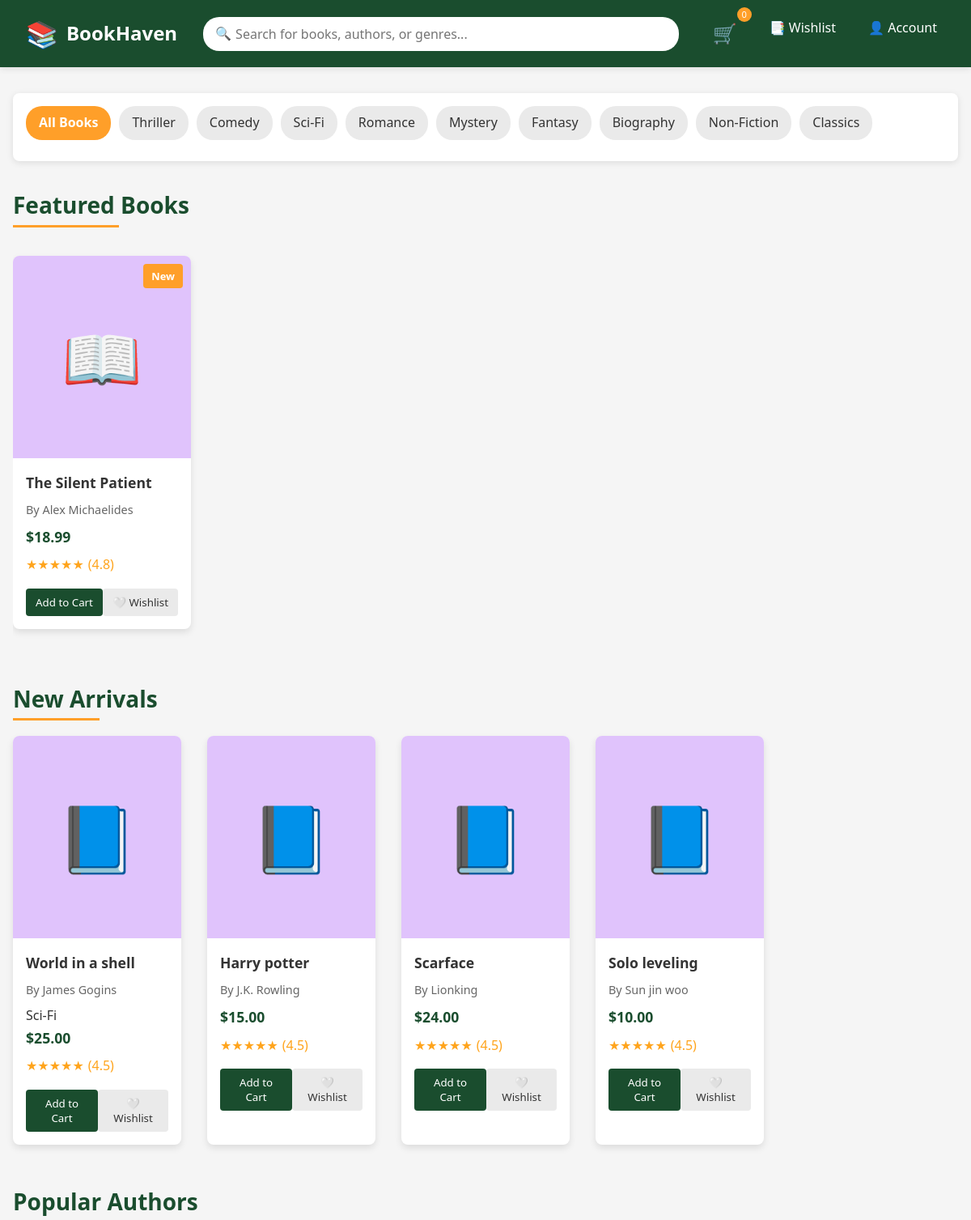
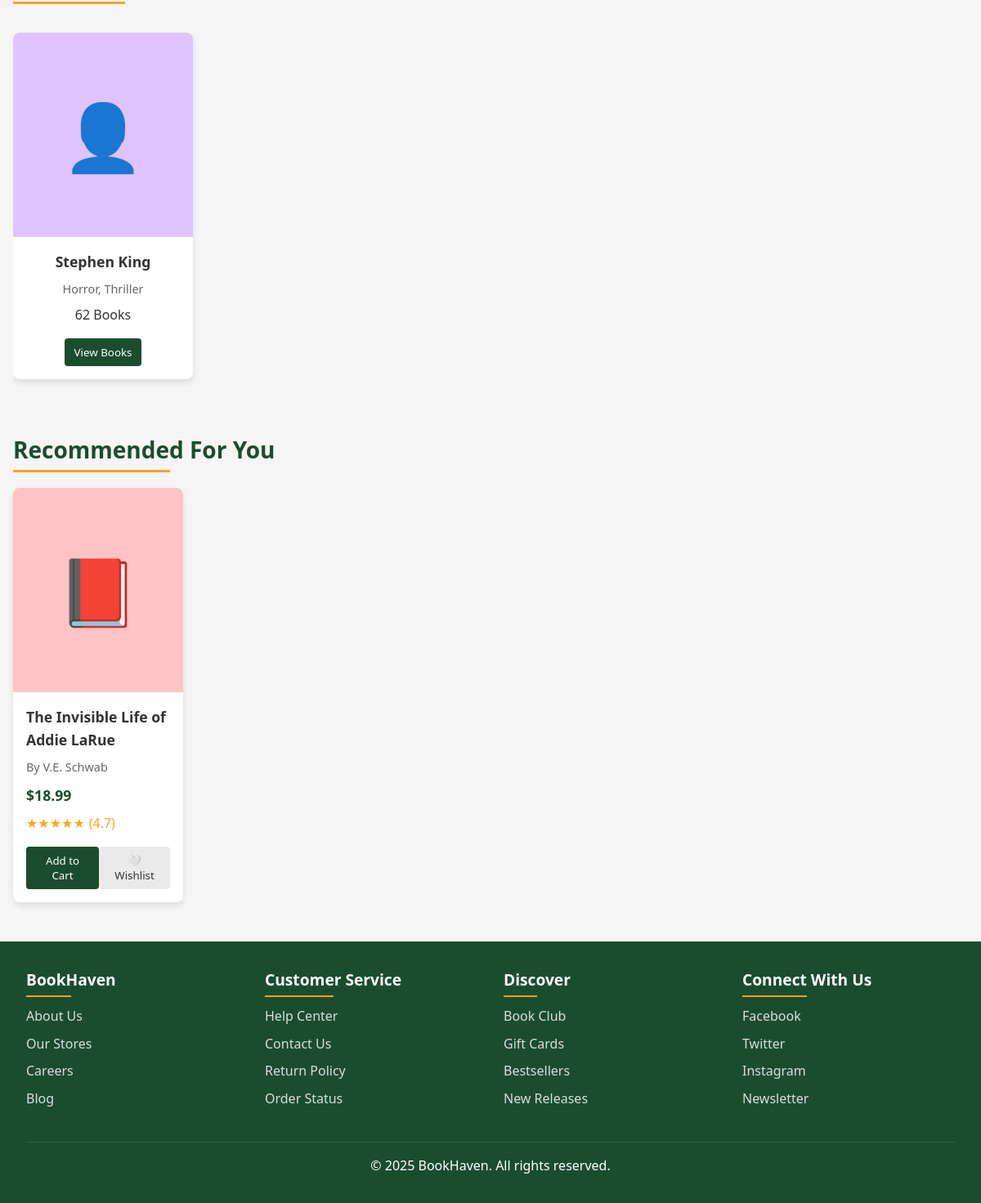
Page /customer on the committed database (2 pictures, top to bottom).
### tables this page shows
CREATE TABLE book (id INTEGER PRIMARY KEY AUTOINCREMENT, title TEXT NOT NULL, author TEXT NOT NULL, genre TEXT, price REAL, stock INTEGER, description TEXT (100));

### app.py (the view)
@app.route('/customer')
def customer():
    conn = get_db_connection()
    books = conn.execute('SELECT * FROM book').fetchall()
    conn.close()
    return render_template('Customer.html', books=books)

### app.py (called while the page is built)
def get_db_connection():
    conn = sqlite3.connect(DATABASE)
    conn.row_factory = sqlite3.Row
    return conn

### templates/Customer.html (shortened to what this page needs)
<!DOCTYPE html>
<html lang="en">
<head>
    <header>
        <a href="#" class="logo">
            <span class="logo-icon">📚</span>
            <span>BookHaven</span>
        </a>
        <div class="search-bar">
            <span class="search-icon">🔍</span>
            <input type="text" placeholder="Search for books, authors, or genres...">
        </div>
        <div class="nav-links">
            <a href="/cart" class="cart-icon">
                🛒
                <span class="cart-count">3</span>
            </a>
            <a href="/wishlist">📑 Wishlist</a>
            <a href="#">👤 Account</a>
        </div>
    </header>
    <div class="container">
        <nav class="category-nav">
            <ul class="category-tabs">
                <li class="category-tab active">All Books</li>
                <li class="category-tab">Thriller</li>
                <li class="category-tab">Comedy</li>
                <li class="category-tab">Sci-Fi</li>
                <li class="category-tab">Romance</li>
                <li class="category-tab">Mystery</li>
                <li class="category-tab">Fantasy</li>
                <li class="category-tab">Biography</li>
                <li class="category-tab">Non-Fiction</li>
                <li class="category-tab">Classics</li>
            </ul>
        </nav>
        <section class="featured-section">
            <h2 class="section-title">Featured Books</h2>
            <div class="featured-books">
                <div class="book-card featured-card">
                    <div class="book-cover" style="background-color: #e0c3fc;">
                        <span style="font-size: 80px;">📖</span>
                    </div>
                    <span class="badge">New</span>
                    <div class="book-details">
                        <h3 class="book-title">The Silent Patient</h3>
                        <p class="book-author">By Alex Michaelides</p>
                        <p class="book-price">$18.99</p>
                        <div class="book-rating">
                            <span class="rating-stars">★★★★★</span>
                            <span>(4.8)</span>
                        </div>
                        <div class="book-actions">
                            <button class="btn btn-primary">Add to Cart</button>
                            <button class="btn btn-secondary">♡</button>
                        </div>
                    </div>
                </div>
            </div>
        </section>
        <section class="category-section">
            <h2 class="section-title">New Arrivals</h2>
            <div class="book-grid">
                {% for book in books %}
                <div class="book-card">
                    <div class="book-cover" style="background-color: #e0c3fc;">
                        <span style="font-size: 80px;">📘</span>
                    </div>
                    <div class="book-details">
                        <h3 class="book-title">{{ book.title }}</h3>
                        <p class="book-author">By {{ book.author }}</p>
                        <p class="book-genre" {% if not loop.first %}style="display: none;"{% endif %}>{{ book.genre }}</p>
                        <p class="book-price">${{ "%.2f"|format(book.price) }}</p>
                        <div class="book-rating">
                            <span class="rating-stars">★★★★★</span>
                            <span>(4.5)</span>
                        </div>
                        <div class="book-actions">
                            <button class="btn btn-primary">Add to Cart</button>
                            <button class="btn btn-secondary">♡</button>
                        </div>
                    </div>
                </div>
                {% endfor %}
            </div>
        </section>
        <section class="featured-section">
            <h2 class="section-title">Popular Authors</h2>
            <div class="featured-books">
                <div class="book-card featured-card" style="text-align: center;">
                    <div class="book-cover" style="background-color: #e0c3fc; display: flex; justify-content: center; align-items: center;">
                        <span style="font-size: 80px;">👤</span>
                    </div>
                    <div class="book-details">
                        <h3 class="book-title">Stephen King</h3>
                        <p class="book-author">Horror, Thriller</p>
                        <p>62 Books</p>
                        <div class="book-actions" style="justify-content: center;">
                            <button class="btn btn-primary">View Books</button>
                        </div>
                    </div>
                </div>
        </section>
        <section class="category-section">
            <h2 class="section-title">Recommended For You</h2>
            <div class="book-grid">
                <div class="book-card">
                    <div class="book-cover" style="background-color: #ffc3c3;">
                        <span style="font-size: 80px;">📕</span>
                    </div>
                    <div class="book-details">
                        <h3 class="book-title">The Invisible Life of Addie LaRue</h3>
                        <p class="book-author">By V.E. Schwab</p>
                        <p class="book-price">$18.99</p>
                        <div class="book-rating">
                            <span class="rating-stars">★★★★★</span>
                            <span>(4.7)</span>
                        </div>
                        <div class="book-actions">
                            <button class="btn btn-primary">Add to Cart</button>
                            <button class="btn btn-secondary">♡</button>
                        </div>
                    </div>
                </div>
        </section>
    </div>
    <footer>
        <div class="footer-content">
            <div class="footer-column">
                <h3>BookHaven</h3>
                <ul>
                    <li><a href="#">About Us</a></li>
                    <li><a href="#">Our Stores</a></li>
                    <li><a href="#">Careers</a></li>
                    <li><a href="#">Blog</a></li>
                </ul>
            </div>
            <div class="footer-column">
                <h3>Customer Service</h3>
                <ul>
                    <li><a href="#">Help Center</a></li>
                    <li><a href="#">Contact Us</a></li>
                    <li><a href="#">Return Policy</a></li>
                    <li><a href="#">Order Status</a></li>
                </ul>
            </div>
            <div class="footer-column">
                <h3>Discover</h3>
                <ul>
                    <li><a href="#">Book Club</a></li>
                    <li><a href="#">Gift Cards</a></li>
                    <li><a href="#">Bestsellers</a></li>
                    <li><a href="#">New Releases</a></li>
                </ul>
            </div>
            <div class="footer-column">
                <h3>Connect With Us</h3>
                <ul>
                    <li><a href="#">Facebook</a></li>
                    <li><a href="#">Twitter</a></li>
                    <li><a href="#">Instagram</a></li>
                    <li><a href="#">Newsletter</a></li>
                </ul>
            </div>
        </div>
        <div class="footer-bottom">
            <p>&copy; 2025 BookHaven. All rights reserved.</p>
        </div>
    </footer>
</body>
</html>

### rows in the picture
book: title "World in a shell", author "James Gogins", genre "Sci-Fi", price "25.00"
book: title "Harry potter", author "J.K. Rowling", price "15.00"
book: title "Scarface", author "Lionking", price "24.00"
book: title "Solo leveling", author "Sun jin woo", price "10.00"
